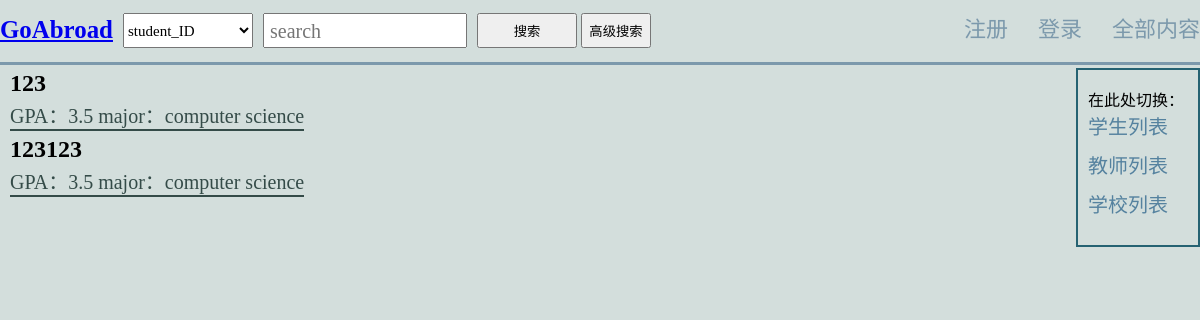
The page /GoAbroad/list/ on the database as committed earlier.
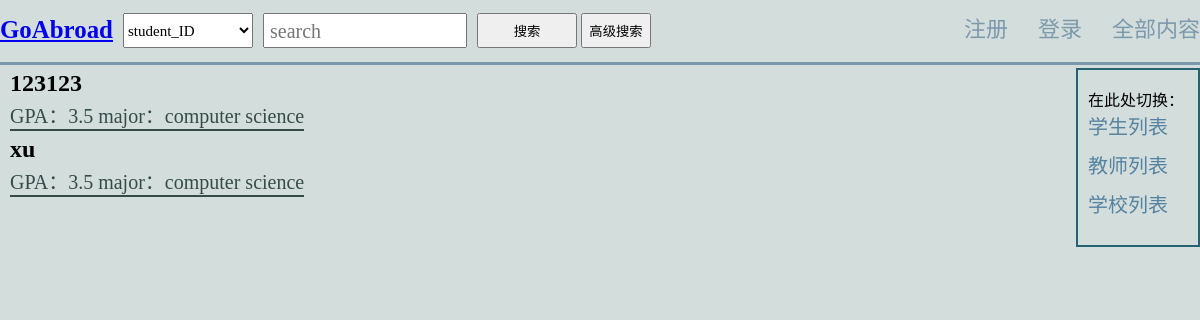
The same page on the database as committed later.
### GoAbroad/models.py (models this page shows)
class Student(models.Model):
    student_ID = models.CharField(max_length=200, primary_key=True)
    type = models.CharField(max_length=200, null=True, blank=True)
    GPA = models.FloatField(null=True, blank=True)
    Rank = models.CharField(max_length=200, null=True, blank=True)
    scholarship = models.CharField(max_length=200, null=True, blank=True)
    Hand_in_date = models.DateField(null=True, blank=True)
    get_offer_date = models.DateField(null=True, blank=True)
    major = models.ForeignKey("Major", null=True, blank=True, default='', on_delete=models.CASCADE)
    program_name = models.ForeignKey("Program", null=True, blank=True, default='', on_delete=models.CASCADE)
    teacher_name = models.ForeignKey("Teacher", null=True, blank=True, default='', on_delete=models.CASCADE)
    school_name = models.ForeignKey("School", null=True, blank=True, default='', on_delete=models.CASCADE)
    practice = models.ForeignKey("Practice", null=True, blank=True, default='', on_delete=models.CASCADE)
    other = models.CharField(max_length=10000, null=True, blank=True)

class Major(models.Model):
    major = models.CharField(max_length=200, primary_key=True)
    short = models.CharField(max_length=200, null=True, blank=True)

### GoAbroad/views.py (the view)
# urls.py: path('list/', views.list, name='list'),
def list(request):
    students = Student.objects.all()
    context = {'students': students}
    return render(request, 'blog_list.html', context)

### GoAbroad/templates/GoAbroad/blog_list.html (shortened to what this page needs)
{% extends 'base.html'%}
{% block content %}
<body>
    <div class="container">
        <div class="row">
            <div class="col-xs-12 col-sm-6 col-md-7 col-md-offset-1 scroll">
                {% for x in students %}
                <a href="/GoAbroad/detail/{{x.student_ID}}/" >{{x.student_ID}}</a>
                <p>GPA：{{x.GPA}} major：{{x.major.major}}</p>
                {% empty %}
                 <p>-----敬请期待-----</p>
                {% endfor %}
            </div>
        </div>
        <div class="menu">
            <div><p>在此处切换：</p></div>
            <a href="/GoAbroad/list">学生列表</a>
            <a href="/GoAbroad/teacher_list">教师列表</a>
            <a href="/GoAbroad/school_list">学校列表</a>
        </div>
    </div>
</body>
{% endblock %}

### GoAbroad/templates/GoAbroad/base.html (shortened to what this page needs)
<!DOCTYPE html>
<html lang="zh-CN">
<head>
</head>
<body>
<div class="navbar navbar-default navbar-fixed-top" role="navigation">
    <div class="container-fluid">
        <div class="navbar-header">
            <h5><a class="navbar-brand" href="/GoAbroad/" color = "black">GoAbroad</a></h5>
        </div>
          <div class="search-box">
            <form  class="search"method="get" action="/GoAbroad/search/">
                <select name='select'>
                    <option value ="student_ID">student_ID</option>
                </select>
                <input type="text" name='q' placeholder=" search" />
                <button type="submit">搜索</button>
            </form>
             <button onclick="window.location.href='/GoAbroad/adv_search/'">高级搜索</button>
        </div>
        <ul class="nav navbar-nav ">
            <li><a class="navbar-brand" href="/GoAbroad/list/">全部内容</a></li>
        </ul>
        {% if user.is_staff %}
        <ul class="nav navbar-nav navbar-right">
            <li class="navbar-brand"><a href="/admin/">管理</a></li>
            <li class="navbar-brand"><a href="/GoAbroad/logout/">登出</a></li>
            <li class="navbar-brand"><a href="/GoAbroad/register/">注册</a></li>
        </ul>
        {% elif user.is_authenticated %}
        <ul class="nav navbar-nav navbar-right">
            <li class="navbar-brand"><a href="/GoAbroad/input/">管理</a></li>
            <li class="navbar-brand"><a href="/GoAbroad/logout/">登出</a></li>
            <li class="navbar-brand"><a href="/GoAbroad/register/">注册</a></li>
        </ul>
        {% else %}
         <ul class="nav navbar-nav navbar-right">
            <li class="navbar-brand"><a href="/GoAbroad/login/">登录</a></li>
            <li class="navbar-brand"><a href="/GoAbroad/register/">注册</a></li>
        </ul>
        {% endif %}
    </div>
</div>
<div>
    {% block content %}{% endblock %}
</div>
</body>
</html>

### GoAbroad/templates/GoAbroad/base.html (style rules this page uses)
* { margin: 0; padding: 0; }
html { background-color: #D3DEDC; background-repeat: no-repeat; }
.container-fluid { width: 100%; height: 62px; border-bottom:3px solid #7C99AC; }
.navbar-header { float: left; display: inline-block; line-height: 60px; font-size: 30px; font-weight: bold; color: #2E3635; }
li { height: 0; list-style: none; }
.container-fluid li a { float: right; font-family: "Yuanti SC"; text-decoration: none; color: #7C99AC; display: block; line-height: 60px; font-size: 22px; text-align: center; margin-left: 30px; }
.search-box { float: left; width: 800px; height: 60px; }
.search-box select { float: left; width: 130px; height: 35px; margin: 13px 10px 12px 10px; line-height: 60px; font-size: 15px; font-family: "Yuanti SC"; font-weight: lighter; }
.search-box input[type="text"] { float: left; width: 200px; height: 31px; line-height: 60px; margin: 13px 10px 12px 0; transition: 0.25s; font-size: 20px; font-family: "Yuanti SC"; font-weight: lighter; }
.search-box button[type="submit"] { float: left; width: 100px; height: 35px; display: block; margin: 13px auto; text-align: center; font-family: "Yuanti SC"; font-weight: lighter; }
.search-box button[onclick="window.location.href='/GoAbroad/adv_search/'"] { float: left; width: 70px; height: 35px; margin: 13px 4px; font-family: "Yuanti SC"; font-weight: lighter; }

### GoAbroad/templates/GoAbroad/blog_list.html (style rules this page uses)
html,body { height: 100%; }
.container { background-color: #D3DEDC; background-repeat: no-repeat; }
.row a { display: block; height: 30px; width: auto; text-decoration: none; color: black; font-family: "Yuanti SC"; font-size: 24px; font-weight: bold; margin: 5px 0 0 10px; }
.row p { display: inline-block; font-family: "Yuanti SC"; font-size: 20px; color: #344B48; margin: 0 0 0 10px; border-bottom: 2px double #344B48; }
.menu { position: fixed; top: 68px; right: 0px; border: 0; display: block; border: 2px solid #256272; padding: 17px 10px; width: 100px; }
.menu a { display: block; color: #55829f; border-radius: 24px; transition: 0.25s; font-family: "Yuanti SC"; font-size: 20px; text-decoration: none; margin-bottom: 10px; }

Rows that differ between the two databases and show on the page:
removed Student: student_ID "123", GPA "3.5", major.major "computer science"
added Student: student_ID "xu", GPA "3.5", major.major "computer science"
